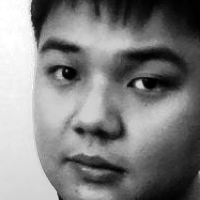
#> input picture modules/facial/data_faces/Duong Ngo Nhat Minh/1762305447411.png, 200 x 200 px, given in place of the camera
$ jupyter execute --allow-errors biometric_facial_recog_simplified.ipynb   (text cells are left out)
#> lines starting #> are read from the running program, lines starting #| are printed output that depends on the picture; after the words box and inside, x2 and y2 are one past the last pixel; in counts of white or black regions, pixels touching at a corner belong together
[cell 1]
# !pip install --upgrade pip
# !pip install "opencv-contrib-python>=4.7,<4.10" imutils numpy scikit-learn

[cell 2]
import os, time, json, glob, random
from pathlib import Path
from typing import Dict, List, Tuple

import cv2
import numpy as np

# Optional tools
try:
    from sklearn.model_selection import train_test_split
    from sklearn.metrics import classification_report, accuracy_score
    SKLEARN_OK = True
except Exception:
    SKLEARN_OK = False

# Paths
DATA_DIR = Path("data_faces")        # where cropped face images are stored
MODEL_DIR = Path("models")           # where trained model & label map are saved
MODEL_DIR.mkdir(parents=True, exist_ok=True)
DATA_DIR.mkdir(parents=True, exist_ok=True)

CASCADE_PATH = cv2.data.haarcascades + "haarcascade_frontalface_default.xml"
FACE_CASCADE = cv2.CascadeClassifier(CASCADE_PATH)

LBPH_RADIUS = 2
LBPH_NEIGHBORS = 16
LBPH_GRID_X = 8
LBPH_GRID_Y = 8
FACE_SIZE = (100, 100)   # Kích thước input cho LBPH
MIN_FACE = 64

# Prediction thresholds (tune per your dataset/camera)
# For LBPH in OpenCV: smaller distance => better match. We'll convert to "confidence" later.
DIST_THRESHOLD = 70.0  # lower is stricter; start ~60-80; tune experimentally

RANDOM_SEED = 42
random.seed(RANDOM_SEED)
np.random.seed(RANDOM_SEED)

print("OpenCV:", cv2.__version__)
print("SKLEARN available:", SKLEARN_OK)
print("Cascade path:", CASCADE_PATH)

[cell 3]
def detect_faces_bgr(image_bgr, scaleFactor=1.2, minNeighbors=5, minSize=(80, 80)):
    gray = cv2.cvtColor(image_bgr, cv2.COLOR_BGR2GRAY)
    faces = FACE_CASCADE.detectMultiScale(gray, scaleFactor=scaleFactor, minNeighbors=minNeighbors, minSize=minSize)
    return faces, gray

# [6 lines left out: function preprocess_crop, not called in this run]

def draw_face_box(img, x, y, w, h, color=(0,255,0), label=None):
    cv2.rectangle(img, (x,y), (x+w, y+h), color, 2)
    if label:
        cv2.putText(img, label, (x, max(0,y-10)), cv2.FONT_HERSHEY_SIMPLEX, 0.7, color, 2, cv2.LINE_AA)

[cell 4]
def collect_person_dataset(person_name, cam_index=0, max_capture=8, delay_ms=50):
#> called with person_name = 'Nguyen Viet Gia Bao', cam_index = 0, max_capture = 25, delay_ms = 50
    person_dir = DATA_DIR / person_name
    person_dir.mkdir(parents=True, exist_ok=True)
    cap = cv2.VideoCapture(cam_index)
    if not cap.isOpened():
        print("[ERROR] Cannot open webcam.")
        return

    print(f"[INFO] Collecting faces for '{person_name}'. Press 'c' to capture, 'q' to quit.")
    saved = 0
    try:
        while True:
            ret, frame = cap.read()
#> frame is the input picture: shape (200, 200, 3); min 0, max 255, mean 128.9
            if not ret:
                print("[WARN] Failed to grab frame.")
                break

            faces, gray = detect_faces_bgr(frame)
#> in detect_faces_bgr, `faces = FACE_CASCADE.detectMultiScale(gray, scaleFactor=scaleFactor, m..`: faces = [[11, 11, 174, 174]]
#> faces = [[11, 11, 174, 174]]
            for (x,y,w,h) in faces:
                draw_face_box(frame, x,y,w,h, (0,255,0), f"{person_name}")
#> this loop made 1 pass
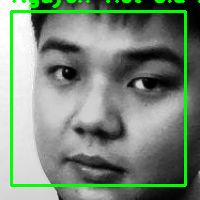
#> frame: shape (200, 200, 3); 6.52% of pixels changed, all inside (x1, y1, x2, y2) = (10, 0, 200, 187)
            cv2.imshow("Collecting - press 'c' to capture, 'q' to quit", frame)

            key = cv2.waitKey(delay_ms) & 0xFF
#> (key q is pressed here)
            if key == ord('c') and len(faces) > 0:
                # Save the first detected face
                (x,y,w,h) = faces[0]
                crop = preprocess_crop(gray, x,y,w,h)
                filename = person_dir / f"{int(time.time()*1000)}.png"
                cv2.imwrite(str(filename), crop)
                saved += 1
                print(f"[SAVE] {filename}")
                if saved >= max_capture:
                    print(f"[DONE] Collected {saved} images for {person_name}.")
                    break
            elif key == ord('q'):
                print("[QUIT] Stopped by user.")
                break
    finally:
        cap.release()
        cv2.destroyAllWindows()

# Example (uncomment to use):
# collect_person_dataset("Nguyen Quoc Dai", cam_index=0, max_capture=25)
# collect_person_dataset("Phung Ngoc Hiep", cam_index=0, max_capture=25)
# collect_person_dataset("Duong Ngo Nhat Minh", cam_index=0, max_capture=25)
collect_person_dataset("Nguyen Viet Gia Bao", cam_index=0, max_capture=25)

[cell 5]
def scan_dataset(data_dir=DATA_DIR):
    classes = sorted([p.name for p in data_dir.iterdir() if p.is_dir()])
    label2id = {c:i for i,c in enumerate(classes)}
    id2label = {i:c for c,i in label2id.items()}

    X, y = [], []
    for person in classes:
        for img_path in glob.glob(str(data_dir / person / "*.png")):
            img = cv2.imread(img_path, cv2.IMREAD_GRAYSCALE)
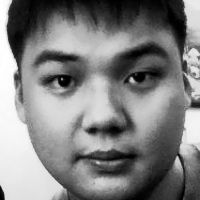
#> input picture modules/facial/data_faces/Duong Ngo Nhat Minh/1762305443715.png, 200 x 200 px
#> img is the input picture: shape (200, 200); min 0, max 255, mean 128.7
            if img is None:
                continue
            X.append(img)
            y.append(label2id[person])
    X = np.array(X, dtype=np.uint8)
    y = np.array(y, dtype=np.int32)
    print(f"[INFO] Classes: {classes}")
    print(f"[INFO] Samples: {len(X)}")
    return X, y, label2id, id2label

X, y, label2id, id2label = scan_dataset()
print("Shape:", X.shape, y.shape)
#| Shape: (4, 200, 200) (4,)

[cell 6]
def train_lbph(X, y):
    # OpenCV's LBPH expects a list of grayscale images and a NumPy array of int labels
    if not hasattr(cv2, "face") or not hasattr(cv2.face, "LBPHFaceRecognizer_create"):
        raise RuntimeError("cv2.face.LBPHFaceRecognizer_create not available. Install opencv-contrib-python.")

    recognizer = cv2.face.LBPHFaceRecognizer_create(
        radius=LBPH_RADIUS,
        neighbors=LBPH_NEIGHBORS,
        grid_x=LBPH_GRID_X,
        grid_y=LBPH_GRID_Y
    )

    # Convert to proper types
    X_list = [np.array(img, dtype=np.uint8) for img in X]
    y_array = np.array(y, dtype=np.int32)

    recognizer.train(X_list, y_array)
    return recognizer

def save_lbph_safely(recognizer, model_path: Path):
    tmp_path = model_path.with_suffix(model_path.suffix + ".tmp")
    recognizer.write(str(tmp_path))  # OpenCV tự đóng file
    os.replace(tmp_path, model_path) # atomic replace (Windows/Linux/macOS)

if len(X) >= 2 and len(np.unique(y)) >= 1:
    recognizer = train_lbph(X, y)
    model_path = MODEL_DIR / "lbph_model.yml"
    save_lbph_safely(recognizer, model_path)
    with open(MODEL_DIR / "labels.json", "w", encoding="utf-8") as f:
        json.dump({str(k):v for k,v in label2id.items()}, f, ensure_ascii=False, indent=2)
    print(f"[SAVE] Model: {model_path}")
    print(f"[SAVE] Label map: {MODEL_DIR/'labels.json'}")
else:
    print("[WARN] Not enough samples to train. Please collect more data.")

[cell 7]
import os, json, cv2, numpy as np
from pathlib import Path
from typing import Dict, List, Tuple

# ====== CẤU HÌNH ======
DATASET_DIR = Path("data_faces")  # Thư mục dữ liệu: dataset/<label>/*.jpg|png|jpeg
ARTIFACTS_DIR = Path("models")
MODEL_PATH = ARTIFACTS_DIR / "lbph_model.xml"
LABELS_PATH = ARTIFACTS_DIR / "labels.json"

LBPH_RADIUS = 2
LBPH_NEIGHBORS = 16
LBPH_GRID_X = 8
LBPH_GRID_Y = 8
FACE_SIZE = (100, 100)   # Kích thước input cho LBPH
MIN_FACE = 64            # Bỏ qua box mặt nhỏ hơn cạnh này
# ======================

ARTIFACTS_DIR.mkdir(parents=True, exist_ok=True)

# 0) Kiểm tra opencv-contrib (cần có cv2.face)
if not hasattr(cv2, "face"):
    raise RuntimeError(
        "Thiếu cv2.face (cần opencv-contrib-python). "
        "Cài: pip install --upgrade opencv-contrib-python"
    )

# 1) Xoá model cũ nếu hỏng (tuỳ chọn)
def maybe_remove_corrupted_model(p: Path):
    if p.exists() and p.stat().st_size < 100:
        print(f"[WARN] Model nghi hỏng (size {p.stat().st_size}B). Xoá file.")
        p.unlink()

maybe_remove_corrupted_model(MODEL_PATH)

# 2) Hàm lưu model an toàn (atomic replace)
def save_lbph_safely(recognizer, model_path: Path):
    tmp_path = model_path.with_suffix(model_path.suffix + ".tmp")
    recognizer.write(str(tmp_path))
    os.replace(tmp_path, model_path)

# 3) Tải cascade để detect khi ảnh chưa crop
cascade_path = str(Path(cv2.data.haarcascades) / "haarcascade_frontalface_default.xml")
face_cascade = cv2.CascadeClassifier(cascade_path)

def collect_images_and_labels(dataset_dir: Path) -> Tuple[List[np.ndarray], List[int], Dict[str, int]]:
    images: List[np.ndarray] = []
    labels: List[int] = []
    label2id: Dict[str, int] = {}

    if not dataset_dir.exists():
        raise FileNotFoundError(f"Không thấy thư mục dữ liệu: {dataset_dir.resolve()}")

    next_id = 0
    total_files = 0
    used_files = 0

    for person_dir in sorted(dataset_dir.iterdir()):
        if not person_dir.is_dir():
            continue
        label = person_dir.name
        if label not in label2id:
            label2id[label] = next_id
            next_id += 1

        for img_path in person_dir.glob("*.*"):
            if img_path.suffix.lower() not in [".jpg", ".jpeg", ".png", ".bmp", ".tif", ".tiff", ".webp"]:
                continue
            total_files += 1
            img = cv2.imdecode(np.fromfile(str(img_path), dtype=np.uint8), cv2.IMREAD_COLOR)
            if img is None:
                continue

            gray = cv2.cvtColor(img, cv2.COLOR_BGR2GRAY)

            # Nếu ảnh đã crop sẵn gần như vừa khít mặt => bỏ detect, chỉ resize
            # Heuristic: nếu ảnh gần vuông và khuôn mặt chiếm phần lớn khung hình
            h, w = gray.shape
#> h = 200; w = 200
            is_probably_cropped = (min(h, w) / max(h, w) > 0.85)
#> is_probably_cropped = True

            faces = []
            if not is_probably_cropped:
                faces = face_cascade.detectMultiScale(gray, scaleFactor=1.2, minNeighbors=3, minSize=(MIN_FACE, MIN_FACE))

            if len(faces) == 0:
                # Không detect thấy mặt => dùng toàn ảnh (cho dữ liệu đã crop)
                face_roi = cv2.resize(gray, FACE_SIZE, interpolation=cv2.INTER_AREA)
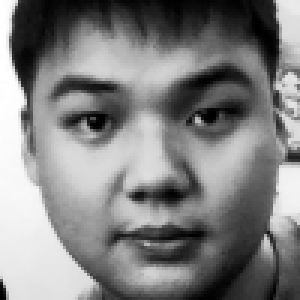
#> face_roi: shape (100, 100) (shown 3 times larger); min 0, max 255, mean 128.9
                images.append(face_roi)
                labels.append(label2id[label])
                used_files += 1
            else:
                # Với ảnh chứa nhiều mặt: lấy mặt lớn nhất
                x, y, w, h = max(faces, key=lambda b: b[2]*b[3])
                if min(w, h) < MIN_FACE:
                    continue
                roi = gray[y:y+h, x:x+w]
                roi = cv2.resize(roi, FACE_SIZE, interpolation=cv2.INTER_AREA)
                images.append(roi)
                labels.append(label2id[label])
                used_files += 1

    if len(images) == 0:
        raise RuntimeError(
            f"Không thu được ảnh hợp lệ để train từ '{dataset_dir}'. "
            f"Đảm bảo cấu trúc 'dataset/<label>/*.jpg' và ảnh có mặt rõ."
        )

    print(f"[INFO] Ảnh đọc: {total_files}, Ảnh dùng để train: {used_files}, Số nhãn: {len(label2id)}")
    return images, labels, label2id

# [10 lines left out: function sanity_check_model_file, not called in this run]

# 4) Train LBPH
def train_lbph(dataset_dir: Path, model_path: Path, labels_path: Path):
    images, labels, label2id = collect_images_and_labels(dataset_dir)
    labels_np = np.array(labels, dtype=np.int32)

    recognizer = cv2.face.LBPHFaceRecognizer_create(
        radius=LBPH_RADIUS,
        neighbors=LBPH_NEIGHBORS,
        grid_x=LBPH_GRID_X,
        grid_y=LBPH_GRID_Y
    )

    print("[INFO] Bắt đầu train LBPH...")
    recognizer.train(images, labels_np)

    print(f"[INFO] Lưu model → {model_path}")
    save_lbph_safely(recognizer, model_path)

    print(f"[INFO] Lưu labels → {labels_path}")
    with open(labels_path, "w", encoding="utf-8") as f:
        json.dump(label2id, f, ensure_ascii=False, indent=2)

    # Kiểm tra đọc lại ngay
    test_rec = cv2.face.LBPHFaceRecognizer_create(
        radius=LBPH_RADIUS, neighbors=LBPH_NEIGHBORS, grid_x=LBPH_GRID_X, grid_y=LBPH_GRID_Y
    )
    test_rec.read(str(model_path))
    print("[OK] Model LBPH (XML) đọc lại thành công.")

# 5) Thực thi
#    - Nếu model cũ hỏng/thiếu, train lại
#    - Nếu muốn buộc train lại, hãy xoá MODEL_PATH trước khi chạy cell
#> (the rest of this cell did not finish here and is left out)
